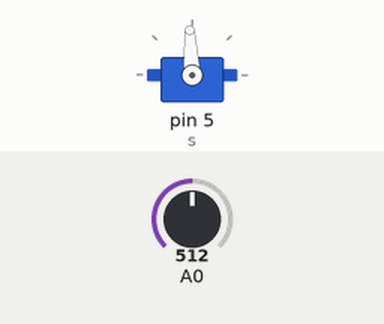
The sketch below on a simulated Arduino Uno, built with avr-gcc and run on an emulated ATmega328P. Parts: servo. The inputs (shaded band) are chosen by the test bench; at power-on: A0 = 512.

Above: at 1.2 s.
1.3 s: A0 set to 716
At 1.8 s:
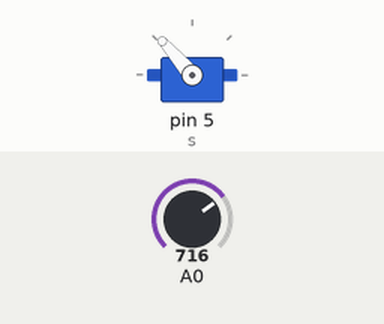
2.8 s: A0 set to 900
At 4.0 s:
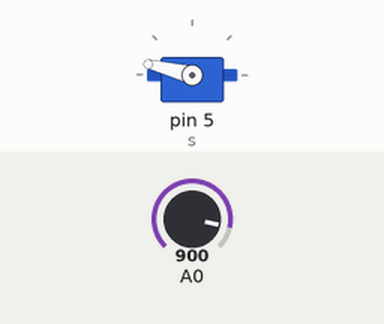
4.3 s: A0 set to 1023
At 5.3 s:
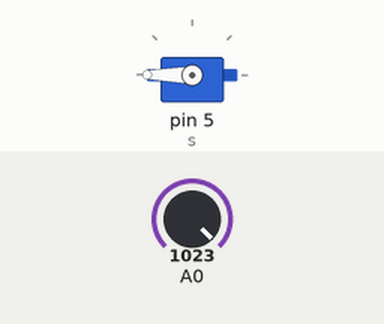
5.8 s: A0 set to 306
At 6.5 s:
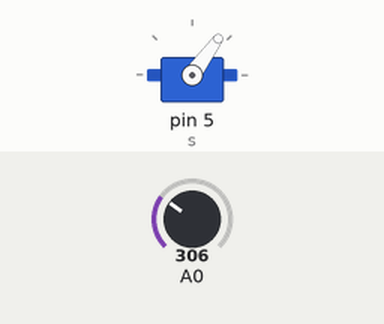
7.3 s: A0 set to 122
At 7.6 s:
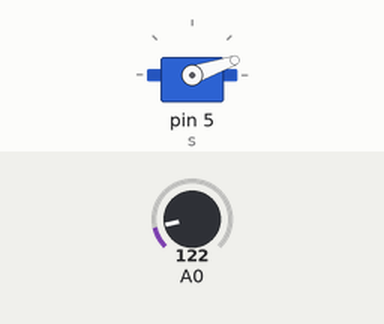
8.8 s: A0 set to 511
At 9.9 s:
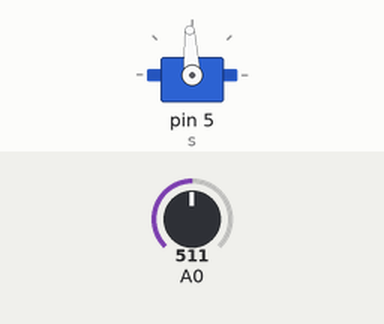
Timing chart, 0 to 11.3 s (numbered marks = the images above; inputs shaded):
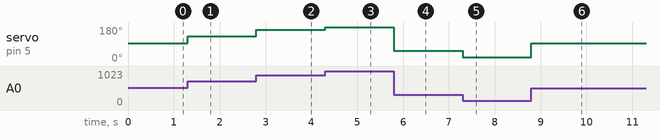

The sketch:

MicroServoKnob.ino
```cpp
/*
  Simple example as note to self on how to use
 writeMicroseconds(..); of the Servo Library

 Another copy of the default Arduino Servo example
 with an analog sensor (preferably a poti) on pin A0.

 Using microSeconds the resolution if far more
 than 180°. This way the motion can get much smoother.

 Change the start and end values according
 to your servos! They are most likely not always
 the same.

 jens alexander ewald, lea.io, 2013
 */


#include <Servo.h>

Servo s;

void microDegree(float lerp) {
  static int start = 500;
  static int end   = 2500;
  s.writeMicroseconds(start+(end-start)*lerp);
  // we must wait a bit to let the servo settle down
  delayMicroseconds(20);
}

void setup(){
  s.attach(5);
}

void loop() {
  microDegree(analogRead(A0)/1023.0);
}
```

Measured:
- after the input at 1.3 s, servo on pin 5 (s): 93° → 131° at once
- after the input at 2.8 s, servo on pin 5 (s): 131° → 166° at once
- after the input at 4.3 s, servo on pin 5 (s): 166° → 180° at once
- after the input at 5.8 s, servo on pin 5 (s): 180° → 54° at once
- after the input at 7.3 s, servo on pin 5 (s): 54° → 19° at once
- after the input at 8.8 s, servo on pin 5 (s): 19° → 93° at once
